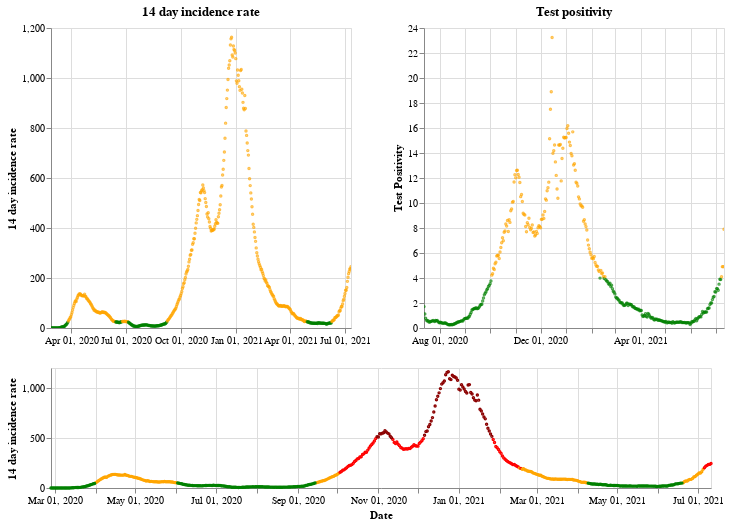

Notebook cell for this chart:
### Markdown cell above
## Wales

### Code cell
plot_traffic_light('Wales')

### Figure 1 — Vega-Lite specification as saved in the notebook (floating-point values rounded to 4 significant figures; data arrays with more than 128 entries replaced by an {"elided": "..."} marker saying what was removed)
{"config": {"view": {"continuousWidth": 400, "continuousHeight": 300}}, "vconcat": [{"hconcat": [{"mark": {"type": "point", "size": 2}, "encoding": {"color": {"condition": {"value": "green", "test": "(datum.twoWeeklyCasesRate <= 25)"}, "value": "orange"}, "tooltip": [{"type": "nominal", "field": "areaName"}, {"type": "temporal", "field": "date"}, {"type": "quantitative", "field": "twoWeeklyCasesRate"}, {"type": "quantitative", "field": "testPositivity"}], "x": {"type": "temporal", "axis": {"title": ""}, "field": "date", "scale": {"domain": {"selection": "DateBrush"}}, "timeUnit": "yearmonthdate"}, "y": {"type": "quantitative", "axis": {"title": "14 day incidence rate"}, "field": "twoWeeklyCasesRate"}}, "title": "14 day incidence rate", "width": 300}, {"mark": {"type": "point", "size": 2}, "encoding": {"color": {"condition": {"value": "green", "test": "(datum.testPositivity <= 4)"}, "value": "orange"}, "tooltip": [{"type": "nominal", "field": "areaName"}, {"type": "temporal", "field": "date"}, {"type": "quantitative", "field": "twoWeeklyCasesRate"}, {"type": "quantitative", "field": "testPositivity"}], "x": {"type": "temporal", "axis": {"title": ""}, "field": "date", "scale": {"domain": {"selection": "DateBrush"}}, "timeUnit": "yearmonthdate"}, "y": {"type": "quantitative", "axis": {"title": "Test Positivity"}, "field": "testPositivity"}}, "title": "Test positivity", "width": 300}]}, {"layer": [{"mark": {"type": "point", "size": 2}, "encoding": {"color": {"condition": {"value": "orange", "test": "(((datum.testPositivity < 4) && (datum.twoWeeklyCasesRate >= 50)) && (datum.twoWeeklyCasesRate < 200))"}, "value": "red"}, "opacity": {"condition": {"value": 1, "test": "((datum.twoWeeklyCasesRate >= 50) && (datum.twoWeeklyCasesRate < 500))"}, "value": 0}, "tooltip": [{"type": "nominal", "field": "areaName"}, {"type": "temporal", "field": "date"}, {"type": "quantitative", "field": "twoWeeklyCasesRate"}, {"type": "quantitative", "field": "testPositivity"}], "x": {"type": "temporal", "axis": {"title": "Date"}, "field": "date", "timeUnit": "yearmonthdate"}, "y": {"type": "quantitative", "axis": {"title": "14 day incidence rate"}, "field": "twoWeeklyCasesRate"}}, "selection": {"DateBrush": {"type": "interval", "encodings": ["x"], "fields": ["Time"]}}}, {"mark": {"type": "point", "size": 2}, "encoding": {"color": {"value": "darkred"}, "opacity": {"condition": {"value": 1, "test": "(datum.twoWeeklyCasesRate >= 500)"}, "value": 0}, "tooltip": [{"type": "nominal", "field": "areaName"}, {"type": "temporal", "field": "date"}, {"type": "quantitative", "field": "twoWeeklyCasesRate"}, {"type": "quantitative", "field": "testPositivity"}], "x": {"type": "temporal", "axis": {"title": "Date"}, "field": "date", "timeUnit": "yearmonthdate"}, "y": {"type": "quantitative", "axis": {"title": "14 day incidence rate"}, "field": "twoWeeklyCasesRate"}}}, {"mark": {"type": "point", "size": 2}, "encoding": {"color": {"condition": {"value": "green", "test": "((datum.testPositivity < 4) && (datum.twoWeeklyCasesRate < 50))"}, "value": "orange"}, "opacity": {"condition": {"value": 1, "test": "(datum.twoWeeklyCasesRate < 50)"}, "value": 0}, "tooltip": [{"type": "nominal", "field": "areaName"}, {"type": "temporal", "field": "date"}, {"type": "quantitative", "field": "twoWeeklyCasesRate"}, {"type": "quantitative", "field": "testPositivity"}], "x": {"type": "temporal", "axis": {"title": "Date"}, "field": "date", "timeUnit": "yearmonthdate"}, "y": {"type": "quantitative", "axis": {"title": "14 day incidence rate"}, "field": "twoWeeklyCasesRate"}}}], "height": 120, "width": 660}], "data": {"name": "data-0adb185510fef89dca98fa02997dbd5b"}, "$schema": "https://vega.github.io/schema/vega-lite/v4.8.1.json", "datasets": {"data-0adb185510fef89dca98fa02997dbd5b": {"elided": "501 records"}}}
